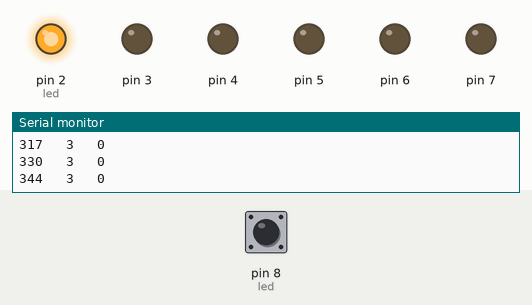
Recording of a sketch running on a simulated Arduino Uno, built with avr-gcc and run on an emulated ATmega328P. Parts: output pins drawn as LEDs (lit = HIGH), the last lines printed to the serial monitor. The inputs (shaded band) are chosen by the test bench; at power-on: pin 8 (led) HIGH.

Above: at 1.2 s.
1.3 s: pin 8 (led) pulsed LOW 5 times (0.12 s each, 0.3 s apart)
At 1.7 s:
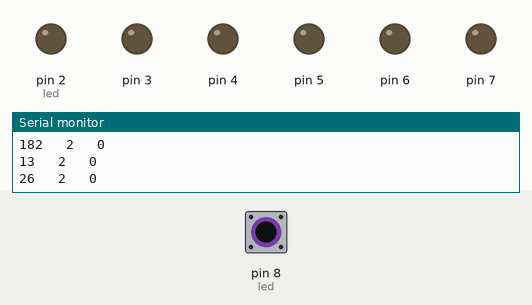
5.8 s: pin 8 (led) pulled LOW for 0.15 s
At 7.9 s:
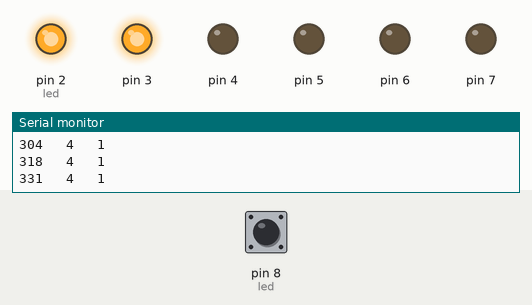
8.9 s: pin 8 (led) pulled LOW for 1 s
At 12.7 s:
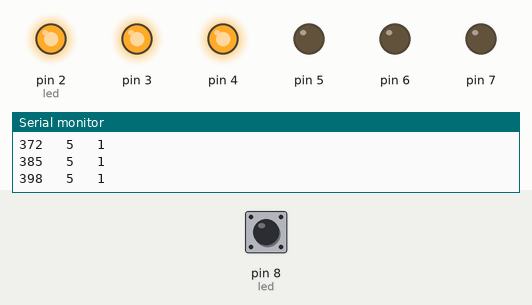
12.9 s: pin 8 (led) pulled LOW for 3.2 s
At 13.3 s:
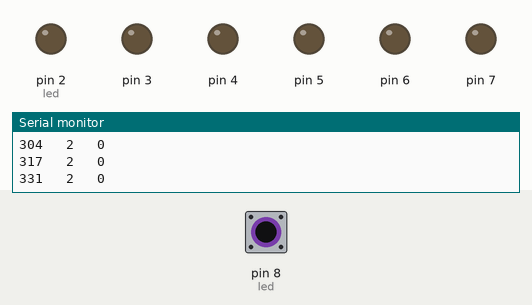
17.6 s: pin 8 (led) pulsed LOW 2 times (0.12 s each, 0.3 s apart)
At 23.7 s:
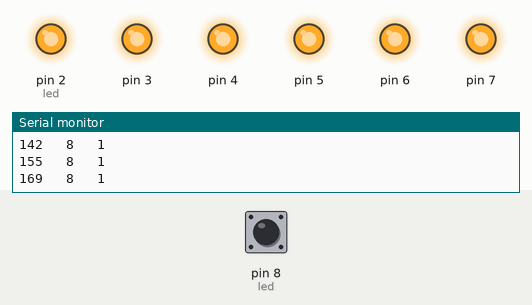
Timing chart, 0 to 25.1 s (numbered marks = the images above; inputs shaded):
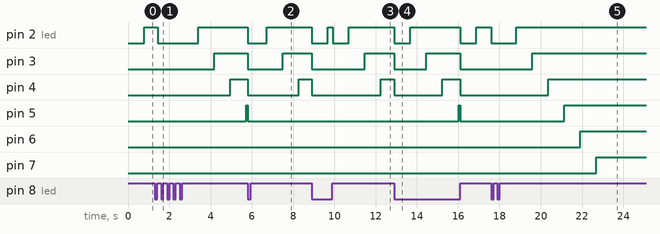

Measured:
- after the input at 1.3 s, pin 2 (led): HIGH → LOW after 0.13 s instead of 4.1 s; pin 6: stays LOW (without the input it goes to HIGH after 2.6 s); pin 7: stays LOW (without the input it goes to HIGH after 3.4 s)
- after the input at 5.8 s, pin 2 (led): HIGH → LOW at once, → HIGH 0.92 s later; pin 3: HIGH → LOW at once, → HIGH 1.7 s later; pin 4: HIGH → LOW at once, → HIGH 2.5 s later; pin 5: HIGH → LOW at once; pin 6: stays LOW (without the input it goes to HIGH after 0.71 s)
- after the input at 8.9 s, pin 2 (led): alternates HIGH for 0.23 s and LOW for 0.77 s, 4 changes in all, then stays HIGH, starting at once; pin 3: HIGH → LOW at once, → HIGH 2.6 s later
- after the input at 12.9 s, pin 2 (led): alternates HIGH for 2.4 s and LOW for 0.77 s, starting at once; pin 3: HIGH → LOW at once, → HIGH 1.6 s later, → LOW 1.6 s later; pin 4: HIGH → LOW at once, → HIGH 2.3 s later, → LOW 0.87 s later; pin 5: LOW → HIGH after 3.1 s instead of 0.12 s; pin 6: stays LOW (without the input it goes to HIGH after 0.89 s)
- after the input at 17.6 s, pin 2 (led): HIGH → LOW at once, → HIGH 1.2 s later; pin 3: LOW → HIGH after 2.0 s instead of 0.06 s; pin 4: LOW → HIGH after 2.8 s instead of 0.83 s; pin 5: LOW → HIGH after 3.5 s instead of 1.6 s; pin 6: LOW → HIGH after 4.3 s instead of 2.4 s

The sketch:

sketch_nov05a.ino
```cpp
unsigned long prevTime = 0;
int led = 2;
int prevSwitchState = 0;
int switchState = 0;
long ledInterval = 764;

void setup() {
  // put your setup code here, to run once:

  pinMode(7, OUTPUT);
  pinMode(2, OUTPUT);
  pinMode(3, OUTPUT);
  pinMode(4, OUTPUT);
  pinMode(5, OUTPUT);
  pinMode(6, OUTPUT);

pinMode(8, INPUT);
Serial.begin(9600);
}

void loop() {
  // put your main code here, to run repeatedly:
unsigned long curTime = millis();
Serial.print(curTime - prevTime);
Serial.print("   ");
Serial.print(led);
Serial.print("   ");
if (curTime - prevTime > ledInterval){
  prevTime = curTime;
  digitalWrite(led, HIGH);
  led++;
  if (led > 8){
    led = 8;
    /*for (int x = 0;x>10;x++){
       for (int i = 2;i>8;i++){
  digitalWrite(i, LOW);
    }
    delay(300);
    if (led == 7){
    for (int i = 2;i>8;i++){
  digitalWrite(i, HIGH);
    }
    delay(300);
    }
    }*/

  }
}
switchState = digitalRead(8);
Serial.println(switchState);
if(switchState != prevSwitchState){

  digitalWrite(7, LOW);
  digitalWrite(2, LOW);
  digitalWrite(3, LOW);
  digitalWrite(4, LOW);
  digitalWrite(5, LOW);
  digitalWrite(6, LOW);

    led = 2;
    prevTime = curTime;
}
prevSwitchState = switchState;
}
```
